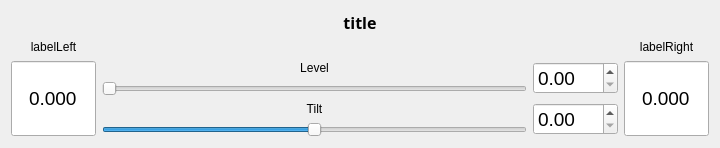
<?xml version="1.0" encoding="UTF-8"?>
<ui version="4.0">
 <class>Form</class>
 <widget class="QWidget" name="Form">
  <property name="geometry">
   <rect>
    <x>0</x>
    <y>0</y>
    <width>720</width>
    <height>148</height>
   </rect>
  </property>
  <property name="maximumSize">
   <size>
    <width>720</width>
    <height>160</height>
   </size>
  </property>
  <property name="windowTitle">
   <string>Form</string>
  </property>
  <layout class="QVBoxLayout" name="verticalLayout">
   <property name="sizeConstraint">
    <enum>QLayout::SetDefaultConstraint</enum>
   </property>
   <item>
    <layout class="QGridLayout" name="gridLayout" rowstretch="3,1,1,1,1,1" columnstretch="1,5,1,1" columnminimumwidth="1,200,2,1">
     <property name="sizeConstraint">
      <enum>QLayout::SetMinAndMaxSize</enum>
     </property>
     <item row="0" column="0" colspan="4">
      <widget class="QLabel" name="title">
       <property name="sizePolicy">
        <sizepolicy hsizetype="Preferred" vsizetype="Fixed">
         <horstretch>0</horstretch>
         <verstretch>0</verstretch>
        </sizepolicy>
       </property>
       <property name="font">
        <font>
         <family>Sans Serif</family>
         <pointsize>12</pointsize>
         <weight>75</weight>
         <bold>true</bold>
         <underline>false</underline>
         <kerning>true</kerning>
        </font>
       </property>
       <property name="text">
        <string>title</string>
       </property>
       <property name="textFormat">
        <enum>Qt::AutoText</enum>
       </property>
       <property name="alignment">
        <set>Qt::AlignCenter</set>
       </property>
      </widget>
     </item>
     <item row="1" column="0">
      <widget class="QLabel" name="labelLeft">
       <property name="sizePolicy">
        <sizepolicy hsizetype="Preferred" vsizetype="Fixed">
         <horstretch>0</horstretch>
         <verstretch>0</verstretch>
        </sizepolicy>
       </property>
       <property name="text">
        <string>labelLeft</string>
       </property>
       <property name="alignment">
        <set>Qt::AlignHCenter|Qt::AlignTop</set>
       </property>
       <property name="wordWrap">
        <bool>false</bool>
       </property>
      </widget>
     </item>
     <item row="1" column="3">
      <widget class="QLabel" name="labelRight">
       <property name="sizePolicy">
        <sizepolicy hsizetype="Preferred" vsizetype="Fixed">
         <horstretch>0</horstretch>
         <verstretch>0</verstretch>
        </sizepolicy>
       </property>
       <property name="text">
        <string>labelRight</string>
       </property>
       <property name="alignment">
        <set>Qt::AlignHCenter|Qt::AlignTop</set>
       </property>
       <property name="wordWrap">
        <bool>false</bool>
       </property>
      </widget>
     </item>
     <item row="2" column="1">
      <widget class="QLabel" name="labelLevel">
       <property name="sizePolicy">
        <sizepolicy hsizetype="Preferred" vsizetype="Minimum">
         <horstretch>0</horstretch>
         <verstretch>0</verstretch>
        </sizepolicy>
       </property>
       <property name="text">
        <string>Level</string>
       </property>
       <property name="alignment">
        <set>Qt::AlignCenter</set>
       </property>
      </widget>
     </item>
     <item row="3" column="1">
      <widget class="QSlider" name="sliderLevel">
       <property name="sizePolicy">
        <sizepolicy hsizetype="Preferred" vsizetype="Fixed">
         <horstretch>0</horstretch>
         <verstretch>0</verstretch>
        </sizepolicy>
       </property>
       <property name="font">
        <font>
         <stylestrategy>PreferAntialias</stylestrategy>
        </font>
       </property>
       <property name="minimum">
        <number>50</number>
       </property>
       <property name="maximum">
        <number>1000</number>
       </property>
       <property name="singleStep">
        <number>1</number>
       </property>
       <property name="orientation">
        <enum>Qt::Horizontal</enum>
       </property>
      </widget>
     </item>
     <item row="4" column="1">
      <widget class="QLabel" name="labelTilt">
       <property name="text">
        <string>Tilt</string>
       </property>
       <property name="alignment">
        <set>Qt::AlignCenter</set>
       </property>
      </widget>
     </item>
     <item row="5" column="1">
      <widget class="QSlider" name="sliderTilt">
       <property name="sizePolicy">
        <sizepolicy hsizetype="Preferred" vsizetype="Fixed">
         <horstretch>0</horstretch>
         <verstretch>0</verstretch>
        </sizepolicy>
       </property>
       <property name="minimum">
        <number>-100</number>
       </property>
       <property name="maximum">
        <number>100</number>
       </property>
       <property name="singleStep">
        <number>1</number>
       </property>
       <property name="orientation">
        <enum>Qt::Horizontal</enum>
       </property>
      </widget>
     </item>
     <item row="2" column="2" rowspan="2">
      <widget class="QDoubleSpinBox" name="spinLevel">
       <property name="font">
        <font>
         <pointsize>14</pointsize>
        </font>
       </property>
       <property name="keyboardTracking">
        <bool>false</bool>
       </property>
       <property name="decimals">
        <number>2</number>
       </property>
       <property name="singleStep">
        <double>0.010000000000000</double>
       </property>
      </widget>
     </item>
     <item row="4" column="2" rowspan="2">
      <widget class="QDoubleSpinBox" name="spinTilt">
       <property name="font">
        <font>
         <pointsize>14</pointsize>
        </font>
       </property>
       <property name="keyboardTracking">
        <bool>false</bool>
       </property>
       <property name="singleStep">
        <double>0.010000000000000</double>
       </property>
      </widget>
     </item>
     <item row="2" column="3" rowspan="4">
      <widget class="QDoubleSpinBox" name="valueRight">
       <property name="sizePolicy">
        <sizepolicy hsizetype="Minimum" vsizetype="Expanding">
         <horstretch>0</horstretch>
         <verstretch>0</verstretch>
        </sizepolicy>
       </property>
       <property name="font">
        <font>
         <pointsize>14</pointsize>
        </font>
       </property>
       <property name="alignment">
        <set>Qt::AlignCenter</set>
       </property>
       <property name="readOnly">
        <bool>true</bool>
       </property>
       <property name="buttonSymbols">
        <enum>QAbstractSpinBox::NoButtons</enum>
       </property>
       <property name="keyboardTracking">
        <bool>false</bool>
       </property>
       <property name="decimals">
        <number>3</number>
       </property>
       <property name="singleStep">
        <double>0.001000000000000</double>
       </property>
      </widget>
     </item>
     <item row="2" column="0" rowspan="4">
      <widget class="QDoubleSpinBox" name="valueLeft">
       <property name="sizePolicy">
        <sizepolicy hsizetype="Minimum" vsizetype="Expanding">
         <horstretch>0</horstretch>
         <verstretch>0</verstretch>
        </sizepolicy>
       </property>
       <property name="font">
        <font>
         <pointsize>14</pointsize>
        </font>
       </property>
       <property name="alignment">
        <set>Qt::AlignCenter</set>
       </property>
       <property name="readOnly">
        <bool>true</bool>
       </property>
       <property name="buttonSymbols">
        <enum>QAbstractSpinBox::NoButtons</enum>
       </property>
       <property name="keyboardTracking">
        <bool>false</bool>
       </property>
       <property name="decimals">
        <number>3</number>
       </property>
       <property name="singleStep">
        <double>0.001000000000000</double>
       </property>
      </widget>
     </item>
    </layout>
   </item>
  </layout>
 </widget>
 <resources/>
 <connections/>
</ui>
